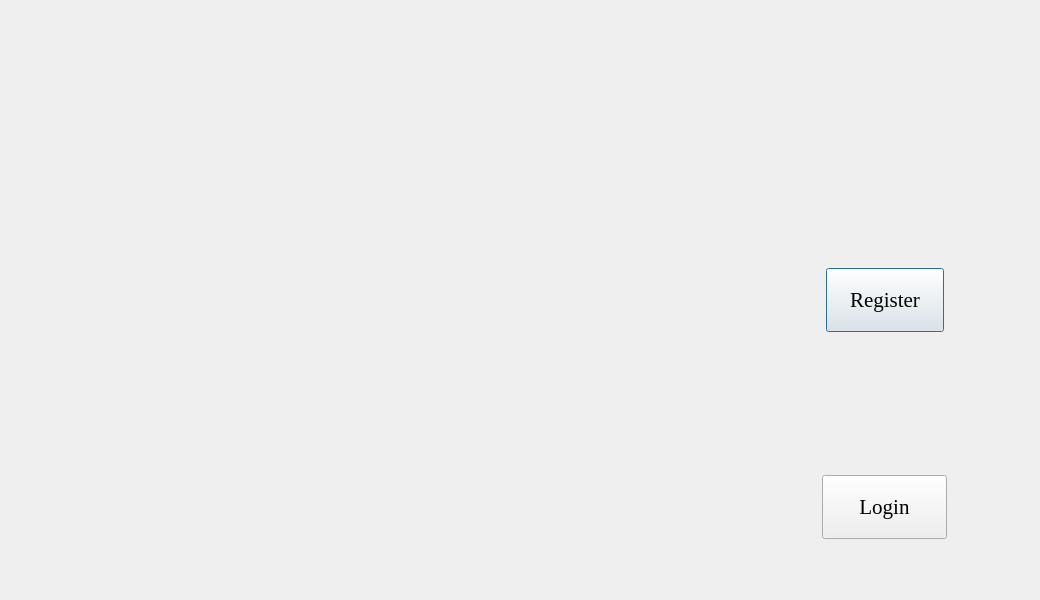
<?xml version="1.0" encoding="UTF-8"?>
<ui version="4.0">
 <class>start</class>
 <widget class="QDialog" name="start">
  <property name="geometry">
   <rect>
    <x>0</x>
    <y>0</y>
    <width>1040</width>
    <height>600</height>
   </rect>
  </property>
  <property name="windowTitle">
   <string>Dialog</string>
  </property>
  <widget class="QWidget" name="widget" native="true">
   <property name="geometry">
    <rect>
     <x>0</x>
     <y>0</y>
     <width>1040</width>
     <height>600</height>
    </rect>
   </property>
   <property name="styleSheet">
    <string notr="true">QWidget#widget{
background-image: url(:/bg/Start.jpeg);}</string>
   </property>
   <widget class="QPushButton" name="startregbtn">
    <property name="geometry">
     <rect>
      <x>826</x>
      <y>268</y>
      <width>118</width>
      <height>64</height>
     </rect>
    </property>
    <property name="font">
     <font>
      <family>Times New Roman</family>
      <pointsize>16</pointsize>
     </font>
    </property>
    <property name="text">
     <string>Register</string>
    </property>
   </widget>
   <widget class="QPushButton" name="startlogbtn">
    <property name="geometry">
     <rect>
      <x>822</x>
      <y>475</y>
      <width>125</width>
      <height>64</height>
     </rect>
    </property>
    <property name="font">
     <font>
      <family>Times New Roman</family>
      <pointsize>16</pointsize>
     </font>
    </property>
    <property name="text">
     <string>Login</string>
    </property>
   </widget>
  </widget>
 </widget>
 <resources>
  <include location="images.qrc"/>
 </resources>
 <connections/>
</ui>
